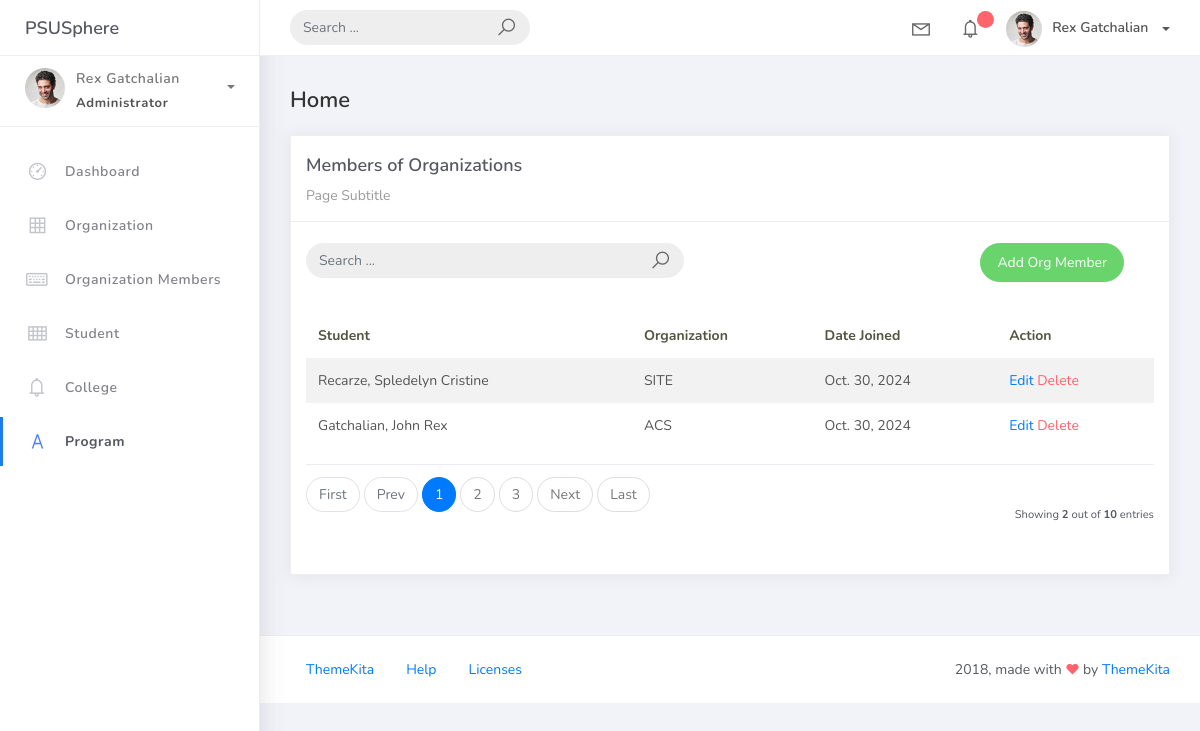
Page /org_mem/ on the earlier database version.
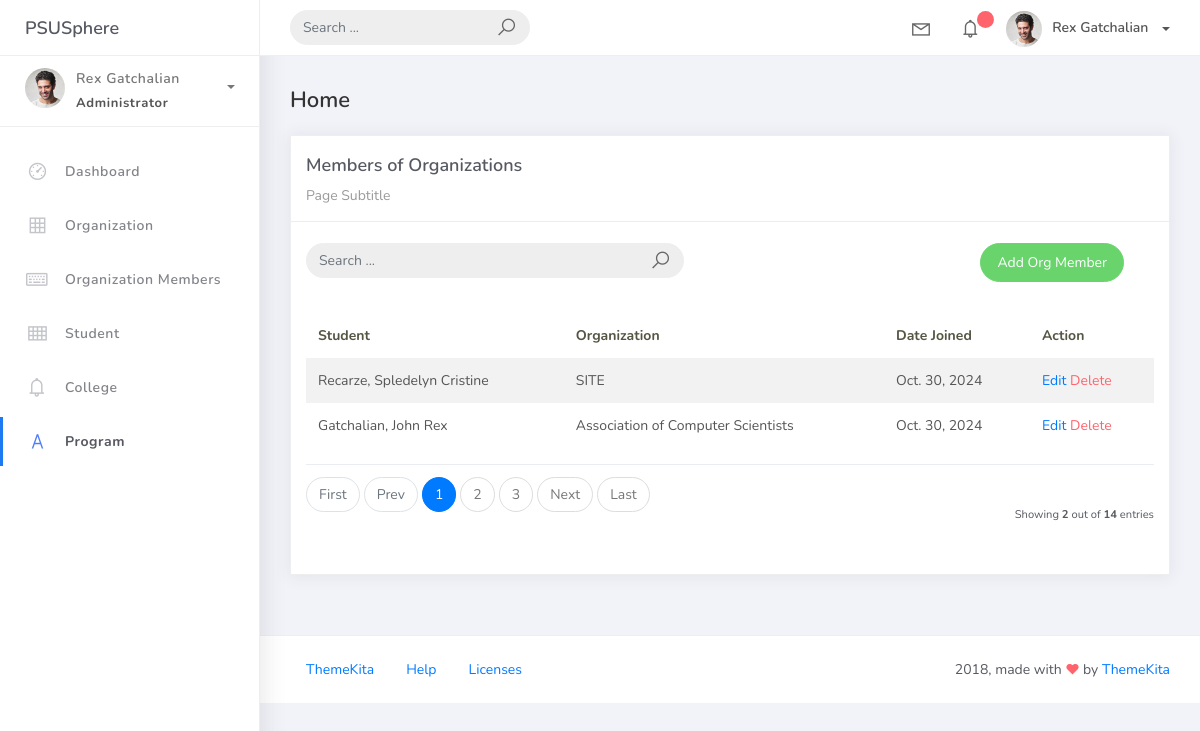
Same page on the later database version.
### psusphere/models.py (models this page shows, shortened)
class BaseModel(models.Model):
    created_at = models.DateTimeField(auto_now_add=True, db_index=True)
    updated_at = models.DateTimeField(auto_now=True)
    class Meta:
        abstract = True

class OrgMember(BaseModel):
    student = models.ForeignKey(Student, on_delete=models.CASCADE)
    organization = models.ForeignKey(Organization, on_delete=models.CASCADE)
    date_joined = models.DateField()

class Organization(BaseModel):
    name = models.CharField(max_length=250)
    college = models.ForeignKey(College, null=True, blank=True, on_delete=models.CASCADE)
    description = models.CharField(max_length=500)
    def __str__(self):
        return self.name

class Student(BaseModel):
    student_id = models.CharField(max_length=15)
    lastname = models.CharField(max_length=25)
    firstname = models.CharField(max_length=25)
    middlename = models.CharField(max_length=25, blank=True, null=True)
    program = models.ForeignKey(Program, on_delete=models.CASCADE)
    college = models.ForeignKey(College, on_delete=models.CASCADE, default=1)
    def __str__(self):
        return f"{self.lastname}, {self.firstname}"

### psusphere/views.py (the view)
# urls.py: path('org_mem/', OrgMemberList.as_view(), name="org_mem"),
class OrgMemberList(ListView):
    model = OrgMember
    context_object_name = "org_mem"
    template_name = "orgmember/org_mem.html"
    paginate_by = 2
    def get_queryset(self, *args, **kwargs):
        qs = super(OrgMemberList, self).get_queryset(*args, **kwargs)
        if self.request.GET.get('q') != None:
            query = self.request.GET.get('q')
            qs = qs.filter(
                Q(organization__name__icontains=query)|
                Q(date_joined__icontains=query)
                )
        return qs

### projectsite/templates/orgmember/org_mem.html (shortened to what this page needs)
{% extends 'base.html' %}
{% load static %}
{% block content %}
<div class="content">
    <div class="container-fluid">
        <h4 class="page-title">Home</h4>
        <div class="row">
            <div class="col-md-12">
                <div class="card">
                    <div class="card-header">
                        <div class="card-title">Members of Organizations</div>
                        <div class="card-category">Page Subtitle</div>
                    </div>
                    <br>
                    <div class="col-md-12 row">
                        <div class="col-md-6">
                            <form class="navbar-left navbar-form nav-search mr-md-3" action="{% url 'org_mem' %}">
                                <div class="input-group">
                                    <input type="text" placeholder="Search ..." class="form-control" name="q" value="{{request.GET.q}}"/>
                                    <div class="input-group-append">
                                        <span class="input-group-text">
                                            <i class="la la-search search-icon"></i>
                                        </span>
                                    </div>
                                </div>
                            </form>
                        </div>
                        <div class="col-md-6">
                            <div class="pull-right">
                                <a href="{% url 'orgmem_add' %}" class="btn btn-success btn-rounded">Add Org Member</a>
                            </div>
                        </div>
                </div>
                    <div class="card-body">
                        <table class="table table-striped mt-3">
                            <thead>
                                <tr>
                                    <th scope="col">Student</th>
                                    <th scope="col">Organization</th>
                                    <th scope="col">Date Joined</th>
                                    <th scope="col">Action</th>
                                </tr>
                            </thead>
                            <tbody>
                                {% for object in object_list %}
                                    <tr>
                                        <td>{{ object.student }}</td>
                                        <td>{{ object.organization }}</td>
                                        <td>{{ object.date_joined }}</td>
                                        <td><a href="{% url 'orgmem_edit' object.id %}">Edit</a>
                                            <a href="{% url 'orgmem_del' object.id %}" class="text-danger">Delete</a>
                                        </td>
                                    </tr>
                                {% endfor %}
                            </tbody>
                        </table>
                        {% include 'includes/pagination.html' %}
                    </div>
                </div>
            </div>
        </div>
    </div>
</div>
{% endblock %}

Differences in the rows shown:
changed through a linked row, OrgMember "Gatchalian, John Rex": organization "ACS" → "Association of Computer Scientists"
Other differences:
{{ paginator.count }}: "10" → "14"
